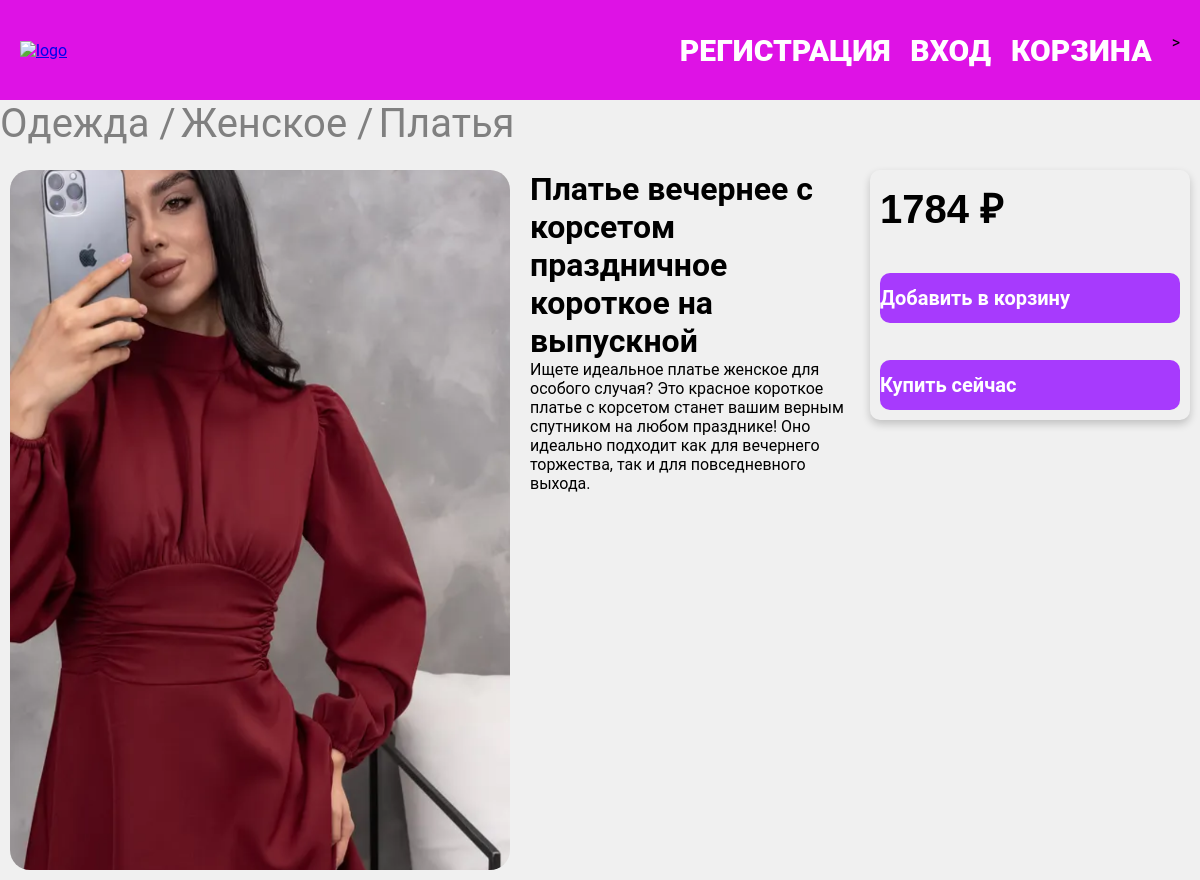
Page /product/plate-vechernee-s-korsetom-prazdnichnoe-korotkoe-na-vypusknoj/ on the committed database.
### app/models.py (models this page shows, shortened)
class Category(models.Model):
    name = models.CharField(
        verbose_name="Название",
        max_length=200,
    )
    parent = models.ForeignKey(
        "self",
        verbose_name="Родительская категория",
        on_delete=models.CASCADE,
        null=True,
        blank=True,
    )
    slug = models.SlugField(
        "URL",
        max_length=250,
        unique=True,
        null=False,
        editable=True,
    )
    class Meta:
        verbose_name="Категория"
        verbose_name_plural = "Категория"

class Product(models.Model):
    name = models.CharField(
        verbose_name="Наименование",
        max_length=200,
    )
    desc = models.TextField(
        verbose_name="Описание",
        max_length=600,
    )
    price = models.DecimalField(
        verbose_name="Цена",
        max_digits=10,
        decimal_places=0,
    )
    image = models.ImageField(
        verbose_name="Изображение",
        upload_to="products/",
    )
    category = models.ForeignKey(
        "Category",
        verbose_name="Категория",
        on_delete=models.CASCADE,
    )
    brand = models.ForeignKey(
        "Brand",
        verbose_name="Бренд",
        on_delete=models.CASCADE,
    )
    slug = models.SlugField(
        "URL",
        max_length=250,
        unique=True,
        null=False,
        editable=True,
    )
    class Meta:
        verbose_name="Товар"
        verbose_name_plural = "Товары"

### app/views.py (the view)
# urls.py: path("product/<slug:slug>/", views.products_details, name="product_details"),
def products_details(request, slug):
    product = get_object_or_404(Product, slug=slug)
    categories = []
    categories.append(product.category)
    cur_category = product.category
    while cur_category.parent:
        categories.append(cur_category.parent)
        cur_category = cur_category.parent
    categories.reverse()
    context = {"product": product, "categories": categories}
    return render(request, "app/product_details.html", context)

### app/templates/app/product_details.html (shortened to what this page needs)
{% extends "base.html" %}
{% block content %}
<div class="categories">
    {% for category in categories %}
    <span class="category">{{ category.name }}{% if not forloop.last %} / {% endif %}</span>
    {% endfor %}
</div>
<div class="product_details">
    <div class="item product-details-image">
        <img src="{{ product.image.url }}" alt="{{ product.name }}" class="product-details-image">
    </div>
    <div class="item product-details-info">
        <h1 class="product-details-name">{{ product.name }}</h1>
        <p class="product-details-name">{{ product.desc }}</p>
    </div>
    <div class="item price-container">
        <p class="product-details-price">{{ product.price }} ₽</p>
        <form method="post" action="{% url 'cart_add' product.id %}">
            <button type="submit" class="price-button">Добавить в корзину</button>
        </form>
        <button class="price-button">Купить сейчас</button>
    </div>
</div>
{% endblock %}

### app/static/styles/style.css (style rules this page uses)
* { margin: 0; padding: 0; box-sizing: border-box; font-family: 'Roboto', sans-serif; }
body { background-color: #f0f0f0; padding-top: 100px; }
.categories { height: 60px; display: flex; flex-wrap: nowrap; gap: 5px; color: grey; font-size: 40px; white-space: nowrap; overflow: hidden; text-overflow: ellipsis; }
.product_details { display: flex; flex-direction: row; justify-content: space-around; }
.item { margin: 10px; }
.product-details-image { width: 500px; height: 700px; border-radius: 20px; }
.price-container { height: 250px; display: flex; flex-direction: column; justify-content: space-between; border-radius: 10px; padding: 10px; box-shadow: 0 4px 8px rgba(0, 0, 0, 0.2); }
p.product-details-price { margin: 0; font-size: 40px; font-family: helvetica; font-weight: 700; }
.price-container button { width: 300px; height: 50px; font-size: 20px; background-color: #a73afd; color: white; border-radius: 10px; border: none; display: flex; flex-direction: column; justify-content: center; }
.price-button { width: 100%; padding: 12px; background-color: #6a0dad; border: none; border-radius: 6px; font-size: 17px; font-weight: 700; color: white; cursor: pointer; transition: background-color 0.3s ease; margin-top: 15px; }
.price-button { width: 100%; padding: 14px 0; font-size: 18px; background-color: #7b2ff7; border: none; border-radius: 8px; color: white; font-weight: 700; cursor: pointer; transition: background-color 0.3s ease; }

### rows in the picture
Category: name "Одежда"
Category: name "Женское"
Category: name "Платья"
Product: image (picture), name "Платье вечернее с корсетом праздничное короткое на выпускной", desc "Ищете идеальное платье женское для особого случая? Это красное короткое платье с корсетом станет вашим верным спутником на любом празднике! Оно идеально подходит как для вечернего торжества, так и для повседневного выхода.", price "1784"
